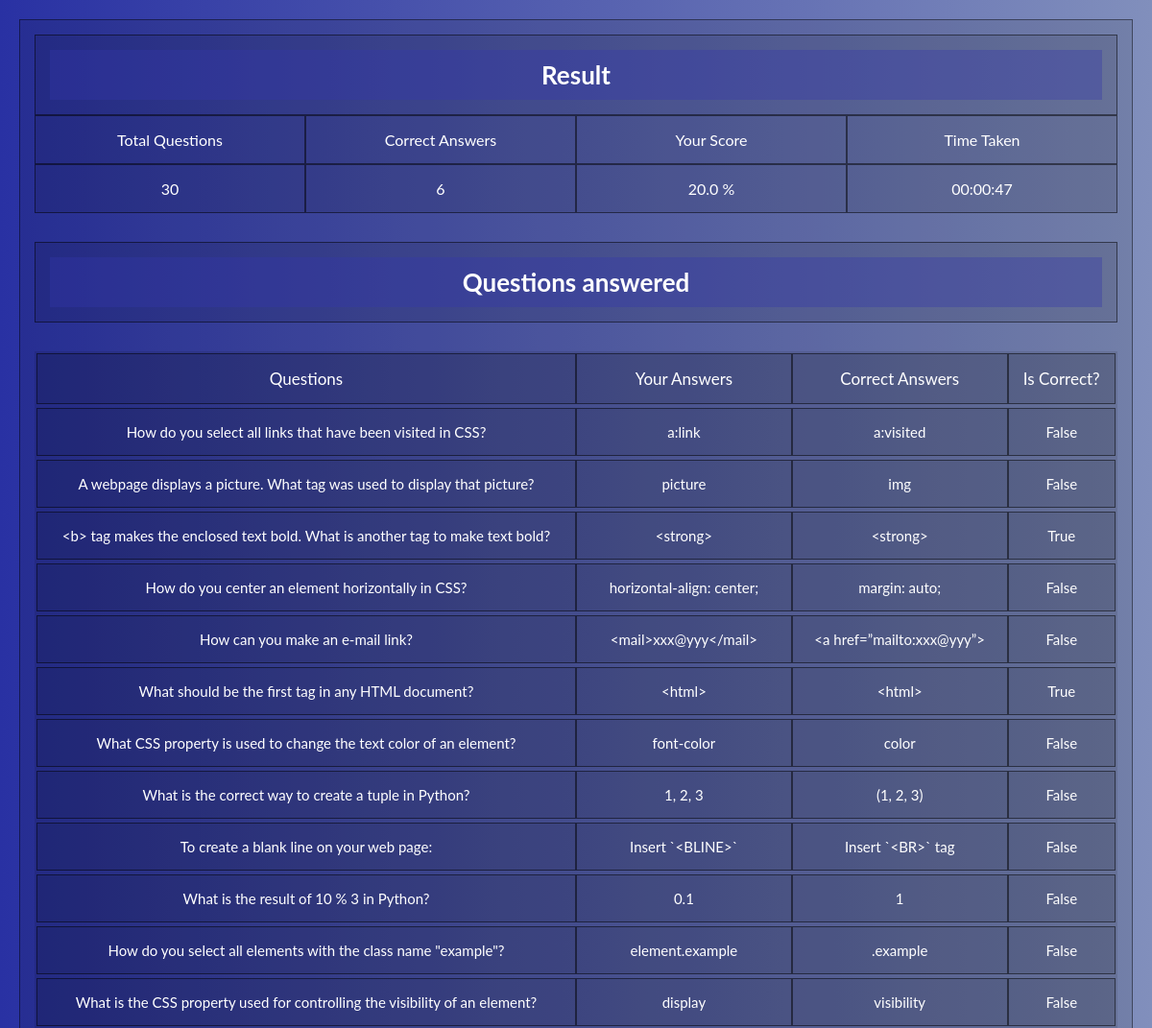
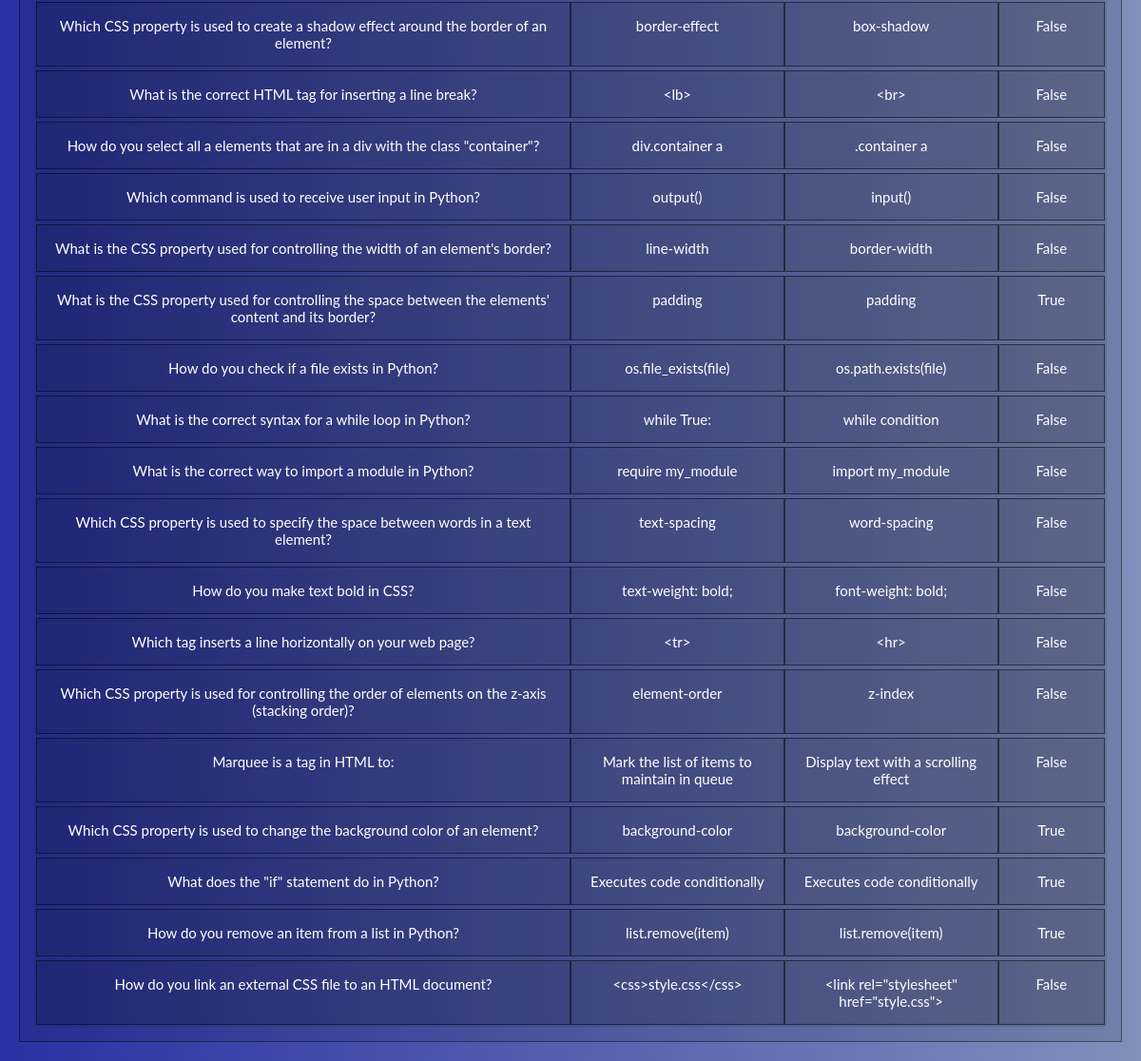
Page /result/ on the committed database (2 pictures, top to bottom).
### core/models.py (models this page shows, shortened)
class QuizModel(models.Model):
    title = models.CharField('Title', max_length=255, default='Quiz Temporary')
    question = models.ForeignKey(QuestionModel, related_name='quiz_question', on_delete=models.CASCADE)
    answer = models.CharField('Answer User', max_length=255)
    correct_answer = models.ForeignKey(AnswerModel, related_name='quiz_answer', default=1, on_delete=models.CASCADE)
    category = models.ForeignKey(CategoryModel, related_name='quiz_category', on_delete=models.CASCADE)
    is_correct = models.BooleanField(default=False)
    total_time = models.CharField('Time', max_length=8, default='', blank=True, null=True)
    class Meta:
        verbose_name = 'Quiz'
        verbose_name_plural='Quizzes'

class BaseModel(models.Model):
    created = models.DateTimeField(auto_now_add=True)
    updated = models.DateTimeField(auto_now=True)
    class Meta:
        abstract = True

class QuestionModel(BaseModel):
    category = models.ForeignKey(CategoryModel, related_name='question_category', on_delete=models.CASCADE)
    question = models.CharField('Question',max_length=255, null=False, blank=False)
    class Meta:
        verbose_name = 'Question'
        verbose_name_plural = 'Questions'
    def __str__(self):
        return self.question

class AnswerModel(BaseModel):
    question = models.ForeignKey(QuestionModel, related_name='answer_question', on_delete=models.CASCADE)
    text = models.CharField('Text Answer', max_length=255)
    is_correct = models.BooleanField(default=False)
    class Meta:
        verbose_name = 'Answer'
        verbose_name_plural = 'Answers'
    def __str__(self):
        return self.text

### core/views.py (the view)
# urls.py: path('result/', views.ResultView.as_view(), name='resultQuiz'),
class ResultView(ListView):
    template_name = 'result.html'
    context_object_name = 'results'
    model = QuizModel
    def get_context_data(self, **kwargs):
        context = super().get_context_data(**kwargs)
        total_correct_answers = QuizModel.objects.filter(is_correct=True).count()
        total_questions = QuizModel.objects.all().count()
        time = QuizModel.objects.last()
        context['total_correct_answers'] = total_correct_answers
        if total_correct_answers > 0:
            context['score'] =  round((total_correct_answers / total_questions)*100,1)
        if time != None and time.total_time != "":
            context['total_time'] = time.total_time
        else:
            context['total_time'] = "0"
        return context

### core/templates/result.html
{% extends "base.html" %}
{% load static %}
{% block head %}
<link rel="stylesheet" href="{% static 'css/result.css' %}">
{% endblock head %}
{% block content %}
<div class="container">
   <div id="result">
      <div id="title-result">
         <h1>Result</h1>
      </div>
      <div>Total Questions</div>
      <div>Correct Answers</div>
      <div>Your Score</div>
      <div>Time Taken</div>
      <div>{{ results|length }}</div>
      <div>{{total_correct_answers}}</div>
      <div>{{score}} %</div>
      <div>{{total_time}}</div>
   </div>
   <div id="answers">
      <div id="title-questions-answered">
         <h2>Questions answered</h2>
      </div>
   </div>
   <div id="questions-answers">
      <div class="titles row-answer" >
         <div class="divs-questions titles">Questions</div>
         <div class="divs-answers titles">Your Answers</div>
         <div class="divs-correct-answers titles">Correct Answers</div>
         <div class="divs-is-correct titles">Is Correct?</div>
      </div>
      {% for result in results  %}
      <div class="row-answer">
         <div class="divs-questions">{{result.question}}</div>
         <div class="divs-answers">{{result.answer}}</div>
         <div class="divs-correct-answers">{{result.correct_answer}}</div>
         <div {% if result.is_correct %} class="answer-true divs-is-correct"{% else %}class="answer-false divs-is-correct"{% endif %}>{{result.is_correct}}
      </div>
   </div>
   {% endfor %}
</div>
</div>
{% endblock content %}

### core/templates/base.html (shortened to what this page needs)
<!DOCTYPE html>
<html lang="en">
<head>
    {% block head %}{% endblock head %}
</head>
<body>
   {% block content %}{% endblock content %}
</body>
</html>

### core/static/css/result.css (style rules this page uses)
* { box-sizing: border-box; padding: 0px; margin: 0px; }
body { background-image: linear-gradient(to right, rgba(41, 49, 163), rgb(129, 143, 188)); color: white; font-family: Lato, "Helvetica Neue", Arial, Helvetica, sans-serif; margin: 0px; }
.container { display: flex; justify-content: center; align-items: center; flex-wrap: wrap; margin: 20px; border: solid 1px rgba(0, 0, 0, 0.5); }
.container div { padding: 15px; text-align: center; background-color: rgba(0, 0, 0, 0.1); }
h1 { text-align: center; font-size: 26px; padding: 10px; background-color: rgba(52, 54, 171, 0.355); }
.container #result { display: flex; justify-content: space-between; align-items: center; flex-wrap: wrap; width: 100%; }
#title-result { flex-basis: 100% !important; }
#result div { flex-basis: 25%; border: solid 1px rgba(0, 0, 0, 0.5); }
#answers #title-questions-answered { flex-basis: 100%; border: solid 1px rgba(0, 0, 0, 0.5); }
#questions-answers .titles.row-answer { font-size: 17px; }
h2 { text-align: center; font-size: 26px; padding: 10px; background-color: rgba(52, 54, 171, 0.355); }
#answers { width: 100%; display: flex; justify-content: space-between; flex-wrap: wrap; }
#questions-answers { width: 100%; display: flex; justify-content: space-between; flex-wrap: wrap; }
#questions-answers .row-answer { width: 100%; display: flex; justify-content: space-between; flex-wrap: wrap; transition: 0.3s; font-size: 15px; transition: 0.5s; padding: 2px; }
#questions-answers .row-answer .divs-is-correct { flex-basis: 10%; border: solid 1px rgba(0, 0, 0, 0.5); }
#questions-answers .row-answer .divs-answers { flex-basis: 20%; border: solid 1px rgba(0, 0, 0, 0.5); }
#questions-answers .row-answer .divs-correct-answers { flex-basis: 20%; border: solid 1px rgba(0, 0, 0, 0.5); }
#questions-answers .row-answer .divs-questions { flex-basis: 50%; border: solid 1px rgba(0, 0, 0, 0.5); }

### rows in the picture
QuizModel: total_time "00:00:47", question "How do you link an external CSS file to an HTML document?", answer "<css>style.css</css>", correct_answer "<link rel=\"stylesheet\" href=\"style.css\">", is_correct "False"
QuizModel: question "How do you select all links that have been visited in CSS?", answer "a:link", correct_answer "a:visited", is_correct "False"
QuizModel: question "A webpage displays a picture. What tag was used to display that picture?", answer "picture", correct_answer "img", is_correct "False"
QuizModel: question "<b> tag makes the enclosed text bold. What is another tag to make text bold?", answer "<strong>", correct_answer "<strong>", is_correct "True"
QuizModel: question "How do you center an element horizontally in CSS?", answer "horizontal-align: center;", correct_answer "margin: auto;", is_correct "False"
QuizModel: question "How can you make an e-mail link?", answer "<mail>xxx@yyy</mail>", correct_answer "<a href=”mailto:xxx@yyy”>", is_correct "False"
QuizModel: question "What should be the first tag in any HTML document?", answer "<html>", correct_answer "<html>", is_correct "True"
QuizModel: question "What CSS property is used to change the text color of an element?", answer "font-color", correct_answer "color", is_correct "False"
QuizModel: question "What is the correct way to create a tuple in Python?", answer "1, 2, 3", correct_answer "(1, 2, 3)", is_correct "False"
QuizModel: question "To create a blank line on your web page:", answer "Insert `<BLINE>`", correct_answer "Insert `<BR>` tag", is_correct "False"
QuizModel: question "What is the result of 10 % 3 in Python?", answer "0.1", correct_answer "1", is_correct "False"
QuizModel: question "How do you select all elements with the class name \"example\"?", answer "element.example", correct_answer ".example", is_correct "False"
QuizModel: question "What is the CSS property used for controlling the visibility of an element?", answer "display", correct_answer "visibility", is_correct "False"
QuizModel: question "Which CSS property is used to create a shadow effect around the border of an element?", answer "border-effect", correct_answer "box-shadow", is_correct "False"
QuizModel: question "What is the correct HTML tag for inserting a line break?", answer "<lb>", correct_answer "<br>", is_correct "False"
QuizModel: question "How do you select all a elements that are in a div with the class \"container\"?", answer "div.container a", correct_answer ".container a", is_correct "False"
QuizModel: question "Which command is used to receive user input in Python?", answer "output()", correct_answer "input()", is_correct "False"
QuizModel: question "What is the CSS property used for controlling the width of an element's border?", answer "line-width", correct_answer "border-width", is_correct "False"
QuizModel: question "What is the CSS property used for controlling the space between the elements' content and its border?", answer "padding", correct_answer "padding", is_correct "True"
QuizModel: question "How do you check if a file exists in Python?", answer "os.file_exists(file)", correct_answer "os.path.exists(file)", is_correct "False"
QuizModel: question "What is the correct syntax for a while loop in Python?", answer "while True:", correct_answer "while condition", is_correct "False"
QuizModel: question "What is the correct way to import a module in Python?", answer "require my_module", correct_answer "import my_module", is_correct "False"
QuizModel: question "Which CSS property is used to specify the space between words in a text element?", answer "text-spacing", correct_answer "word-spacing", is_correct "False"
QuizModel: question "How do you make text bold in CSS?", answer "text-weight: bold;", correct_answer "font-weight: bold;", is_correct "False"
QuizModel: question "Which tag inserts a line horizontally on your web page?", answer "<tr>", correct_answer "<hr>", is_correct "False"
QuizModel: question "Which CSS property is used for controlling the order of elements on the z-axis (stacking order)?", answer "element-order", correct_answer "z-index", is_correct "False"
QuizModel: question "Marquee is a tag in HTML to:", answer "Mark the list of items to maintain in queue", correct_answer "Display text with a scrolling effect", is_correct "False"
QuizModel: question "Which CSS property is used to change the background color of an element?", answer "background-color", correct_answer "background-color", is_correct "True"
QuizModel: question "What does the \"if\" statement do in Python?", answer "Executes code conditionally", correct_answer "Executes code conditionally", is_correct "True"
QuizModel: question "How do you remove an item from a list in Python?", answer "list.remove(item)", correct_answer "list.remove(item)", is_correct "True"

### other values in the picture
{{ results|length }} "30"
{{ total_correct_answers }} "6"
{{ score }} "20.0"
